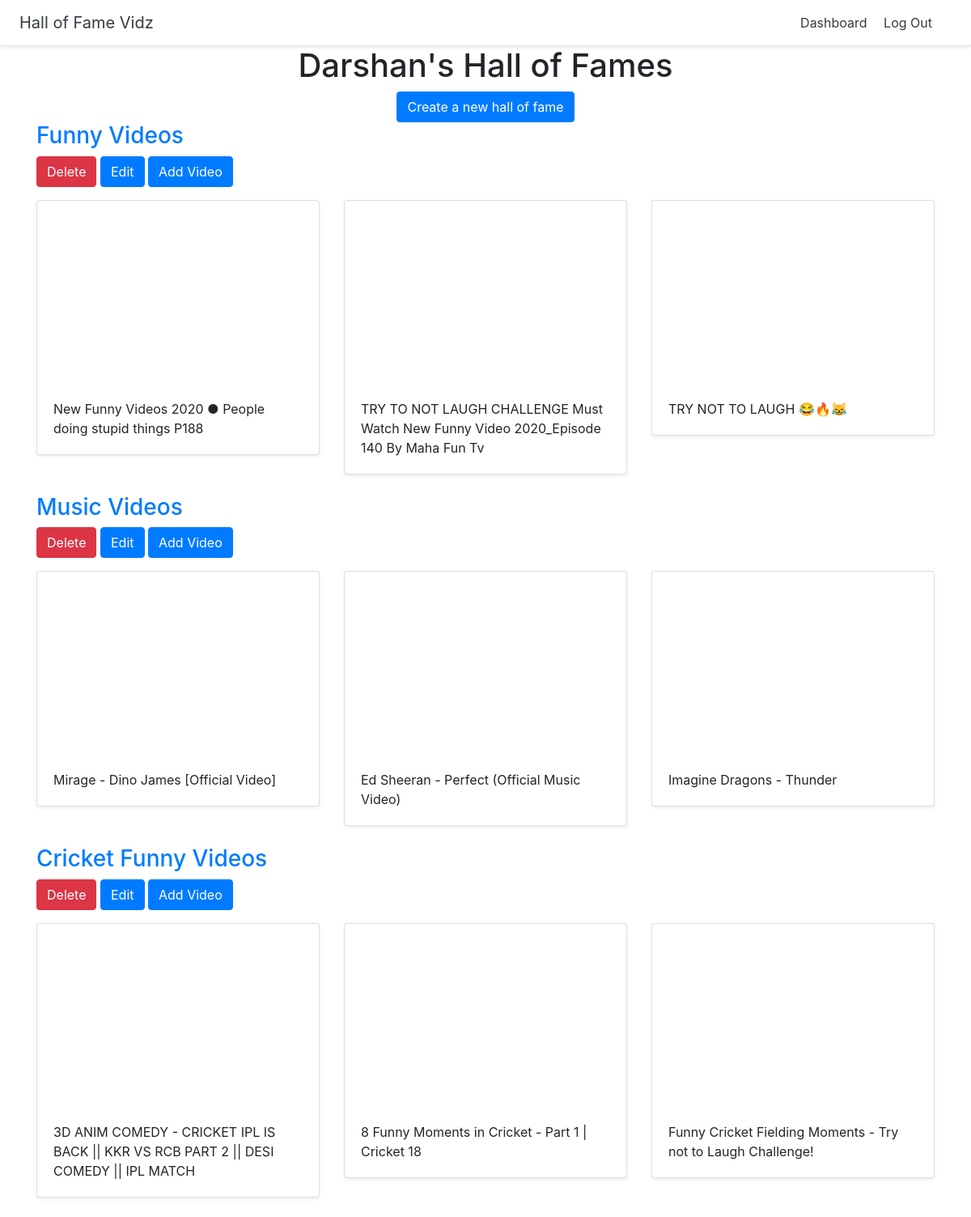
Screenshot of /dashboard (signed in) with the database file from the repository.
### halls/models.py (models this page shows, shortened)
class Hall(models.Model):
    title = models.CharField(max_length=255)
    user = models.ForeignKey(User, on_delete=models.CASCADE)
    details = models.CharField(max_length=255)

class Video(models.Model):
    title = models.CharField(max_length=255)
    url = models.URLField()
    youtube_id = models.CharField(max_length=255)
    hall = models.ForeignKey(Hall, on_delete=models.CASCADE)

### halls/views.py (the view)
# urls.py: path('dashboard', views.dashboard, name='dashboard'),
@login_required
def dashboard(request):
    halls = Hall.objects.filter(user=request.user)
    return render(request, 'halls/dashboard.html',{'hall':halls})

### halls/templates/halls/dashboard.html
{% extends 'halls/base.html' %}
{% block content %}
<div class="container">
    <div class="text-center">
        <h1> {{ user.username }}'s Hall of Fames </h1>
        <a href="{% url 'create_hall' %}" class="btn btn-primary"> Create a new hall of fame </a>
    </div>
    {% for halls in hall %}
    <h3><a href="{% url 'detail_hall' halls.id %}"> {{ halls.title }} </a></h3>
    <a href="{% url 'delete_hall' halls.id %}" class="btn btn-danger"> Delete </a>
    <a href="{% url 'update_hall' halls.id %}" class="btn btn-primary"> Edit </a>
    <a href="{% url 'add_video' halls.id %}" class="btn btn-primary"> Add Video </a>
    <div class="row">
        {% for video in halls.video_set.all %}
        <div class="col-md-4 mt-3">
            <div class="card mb-4 shadow-sm">
                <iframe width="100%" height="225" src="https://www.youtube.com/embed/{{ video.youtube_id }}"
                        frameborder="0" allow="accelerometer; autoplay; encrypted-media; gyroscope; picture-in-picture"
                        allowfullscreen></iframe>
                <div class="card-body">
                    <p class="card-text"> {{video.title}}</p>
                </div>
            </div>
        </div>
        {% endfor %}
    </div>
        {% endfor %}
    </div>
{% endblock %}

### rows the page displays
Hall: title "Funny Videos"
Video: title "New Funny Videos 2020 ● People doing stupid things P188"
Video: title "TRY TO NOT LAUGH CHALLENGE Must Watch New Funny Video 2020_Episode 140 By Maha Fun Tv"
Video: title "TRY NOT TO LAUGH 😂🔥😹"
Hall: title "Music Videos"
Video: title "Mirage - Dino James [Official Video]"
Video: title "Ed Sheeran - Perfect (Official Music Video)"
Video: title "Imagine Dragons - Thunder"
Hall: title "Cricket Funny Videos"
Video: title "3D ANIM COMEDY - CRICKET IPL IS BACK || KKR VS RCB PART 2 || DESI COMEDY || IPL MATCH"
Video: title "8 Funny Moments in Cricket - Part 1 | Cricket 18"
Video: title "Funny Cricket Fielding Moments - Try not to Laugh Challenge!"

### other values shown
{{ user.username }} "Darshan"
